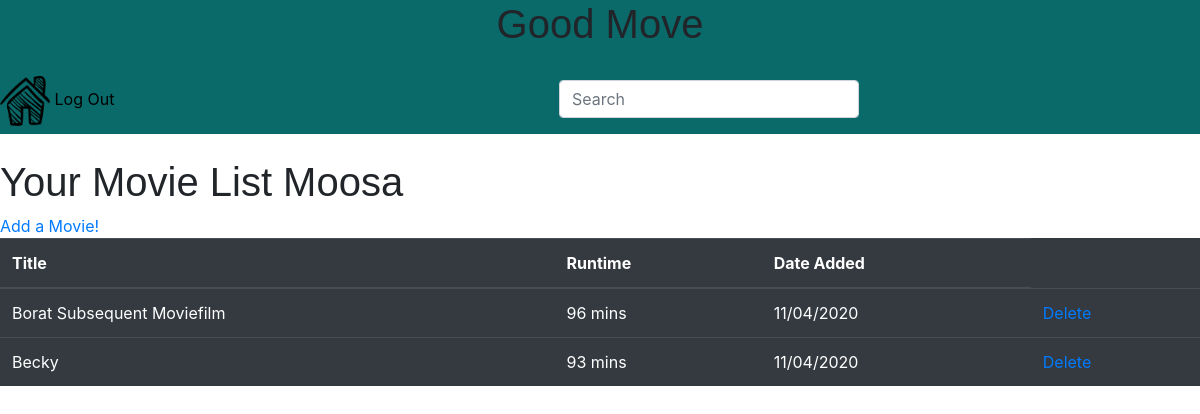
The page /choices (signed in) on the database its author committed.
### gm_app/models.py (models this page shows)
class User(models.Model):
    first_name = models.CharField(max_length=255)
    last_name = models.CharField(max_length=255)
    email = models.CharField(max_length=255)
    password = models.CharField(max_length=255)
    created_at = models.DateTimeField(auto_now_add=True)
    updated_at = models.DateTimeField(auto_now=True)
    objects = UserManager()

class Film(models.Model):
    name= models.CharField(max_length = 255)
    length = models.IntegerField()
    user = models.ForeignKey(User, related_name="films", on_delete = models.CASCADE)
    created_at = models.DateTimeField(auto_now_add = True)
    updated_at = models.DateTimeField(auto_now = True)

### gm_app/views.py (the view)
# urls.py: path('choices', views.choices),
def choices(request):
    if 'user_id' not in request.session:
        return redirect('/')
    user = User.objects.get(id = request.session['user_id'])
    context = {
        'films':Film.objects.all(),
        'user':user
    }
    return render(request, 'choices.html', context)

### gm_app/templates/choices.html (shortened to what this page needs)
<!DOCTYPE html>
<html lang="en">
<head>
    <link href="https://stackpath.bootstrapcdn.com/bootstrap/4.5.0/css/bootstrap.min.css" rel="stylesheet">
    {% load static %}
    <link rel="stylesheet" href="{% static 'css/style.css' %}">
</head>
<body>
    <div id="container">
        <div class="top">
            <div class="top1">
                <h1> Good Move</h1>
            </div>
            <div class="top2">
                <a href="/enter">
                    <img id="home_img" src="{% static 'pictures/home.png' %}" alt="home">
                </a>
                <a id="logout" href="/logout">Log Out</a>
                <form id="search" action="/search" method="POST">
                    <div class="form-group">
                        <input type="text" name="search" id="search" class="form-control" placeholder="Search">
                    </div>
                </form>
            </div>
        </div>
        <br>
        <h1>Your Movie List {{user.first_name}}</h1>
        <table class="table table-dark table-hover">
            <thead>
                <tr>
                    <th>Title</th>
                    <th>Runtime</th>
                    <th>Date Added</th>
                </tr>
            </thead>
            <tbody>
                {% for movie in films %}
                    {% if movie.user == user %}
                        <tr>
                            <td>{{ movie.name }}</td>
                            <td>{{ movie.length }} mins</td>
                            <td>{{ movie.created_at|date:"SHORT_DATE_FORMAT" }}</td>
                            <td><a href="/delete/{{movie.id}}">Delete</a></td>
                        </tr>
                    {% endif %}
                {% endfor %}
            </tbody>
            <a href="/enter">Add a Movie!</a>
        </table>
    </div>
</body>
</html>

### gm_app/static/css/style.css (style rules this page uses)
* { margin: 0px; padding: 0px; }
.top { background-color: rgb(10, 105, 105); }
h1 { font-family: Impact, Haettenschweiler, 'Arial Narrow Bold', sans-serif; }
#home_img { height: 50px; width: 50px; }
#logout { color: black; margin-top: 10px; }
.top1 { text-align: center; }
#search { width:300px; display: inline-block; margin-left: 220px; }

### rows shown on the page
User: first_name "Moosa"
Film: name "Borat Subsequent Moviefilm", length "96", created_at "11/04/2020"
Film: name "Becky", length "93", created_at "11/04/2020"
